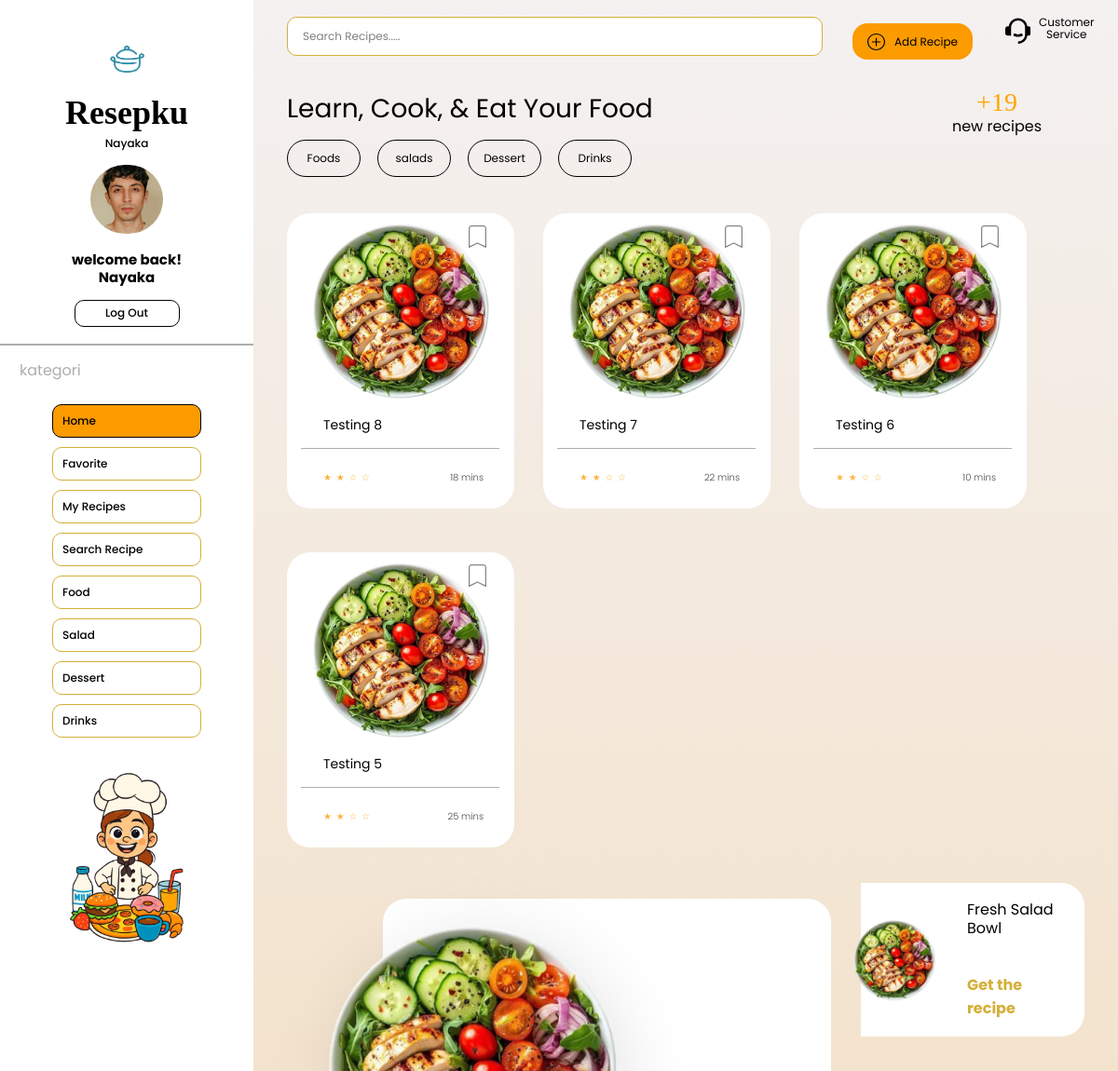
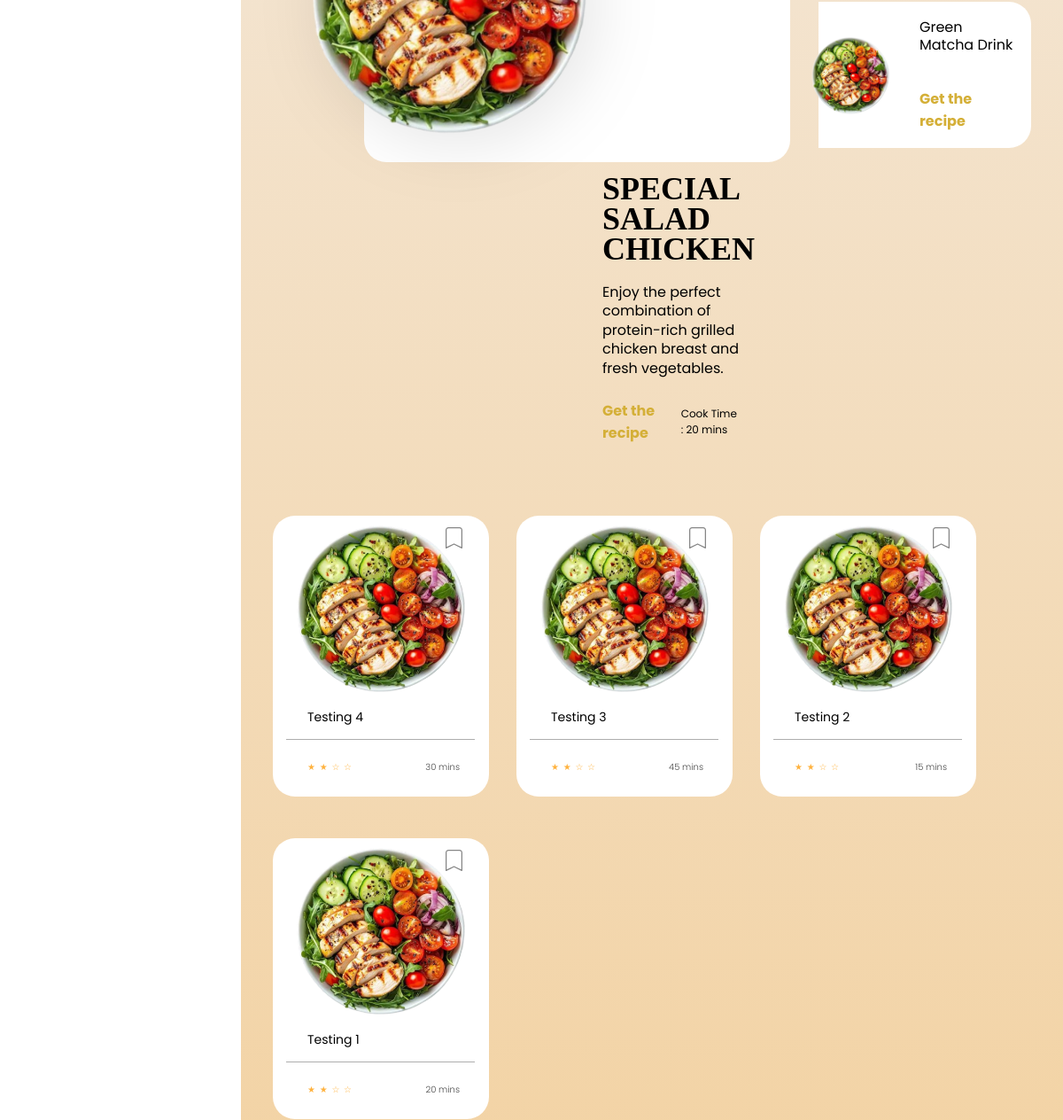
The app's page /home/index.php with its own data (2 pictures, top to bottom).
### tables this page shows
CREATE TABLE IF NOT EXISTS recipes (
    resep_id BIGINT UNSIGNED AUTO_INCREMENT PRIMARY KEY,
    pengguna_id BIGINT UNSIGNED NOT NULL,
    nama_resep VARCHAR(255) NOT NULL,
    deskripsi TEXT,
    langkah_resep TEXT,
    waktu_memasak INT,
    porsi INT,
    foto_resep VARCHAR(255) NULL,
    kategori VARCHAR(100) NULL,
    tingkat_kesulitan ENUM('mudah','sedang','sulit') NOT NULL DEFAULT 'sedang',
    dibuat_pada TIMESTAMP DEFAULT CURRENT_TIMESTAMP,
    CONSTRAINT recipes_pengguna_fk FOREIGN KEY (pengguna_id) REFERENCES pengguna(pengguna_id) ON DELETE CASCADE
);

### config/helpers.php (called while the page is built, shortened)
<?php
function e(?string $value): string
{
    return htmlspecialchars((string) $value, ENT_QUOTES, 'UTF-8');
}

### config/db.php (called while the page is built, shortened)
<?php
function db(): PDO
{
    $host = env('DB_HOST', '127.0.0.1');
    $port = env('DB_PORT', '3306');
    $database = env('DB_DATABASE', 'resepku');
    $username = env('DB_USERNAME', 'root');
    $password = env('DB_PASSWORD', '');
    $dsn = "mysql:host={$host};port={$port};dbname={$database};charset=utf8mb4";
    $pdo = new PDO($dsn, $username, $password, [
        PDO::ATTR_ERRMODE => PDO::ERRMODE_EXCEPTION,
        PDO::ATTR_DEFAULT_FETCH_MODE => PDO::FETCH_ASSOC,
        PDO::ATTR_EMULATE_PREPARES => false,
    ]);
    return $pdo;
}

### data/recipe_repository.php (called while the page is built, shortened)
<?php
require_once __DIR__ . '/../config/db.php';
function recipe_asset_path(?string $path): string
{
    $path = trim((string) $path);
    return '../' . ltrim($path, '/');
}
function recipe_row_to_card(array $row): array
{
    $id = (int) ($row['resep_id'] ?? 0);
    $title = (string) ($row['nama_resep'] ?? '');
    $image = recipe_asset_path($row['foto_resep'] ?? null);
    return [
        'id' => $id,
        'title' => $title !== '' ? $title : 'Untitled Recipe',
        'slug' => $row['slug'] ?? ($id > 0 ? 'recipe-' . $id : 'recipe-preview'),
        'image' => $image,
        'author' => $row['author'] ?? 'ResepKu Team',
        'author_avatar' => recipe_asset_path($row['author_avatar'] ?? '../assets/img/home-profile.png'),
        'cook_time' => recipe_format_cook_time($row['waktu_memasak'] ?? null),
        'servings' => recipe_format_servings($row['porsi'] ?? null),
        'difficulty' => recipe_format_difficulty($row['tingkat_kesulitan'] ?? null),
        'rating' => isset($row['rating_value']) ? (float) $row['rating_value'] : 0.0,
        'summary' => (string) ($row['summary'] ?? ''),
        'description' => (string) ($row['deskripsi'] ?? ''),
        'ingredients' => $row['ingredients'] ?? [],
        'tools' => $row['tools'] ?? [],
        'steps' => $row['steps'] ?? [],
        'category' => (string) ($row['kategori'] ?? ''),
        'related' => $row['related'] ?? [],
    ];
}
function recipe_format_cook_time(mixed $minutes): string
{
    return ((int) $minutes) . ' mins';
}
function recipe_format_servings(mixed $servings): string
{
    $servings = (int) $servings;
    return $servings . ($servings === 1 ? ' serving' : ' servings');
}
function recipe_format_difficulty(mixed $difficulty): string
{
    return match ((string) $difficulty) {
        'mudah' => 'Easy',
        'sedang' => 'Medium',
        'sulit' => 'Hard',
        default => '-',
    };
}
function recipe_parse_list(?string $value): array
{
    $value = trim((string) $value);
    $parts = preg_split('/\r\n|\r|\n/', $value);
    $items = [];
    foreach ($parts as $part) {
        $item = trim(preg_replace('/^\s*[-•\d.\)]\s*/', '', (string) $part));
        if ($item !== '') {
            $items[] = $item;
        }
    }
    return $items;
}
function recipe_catalog_from_db(int $limit = 8): array
{
    $sql = <<<SQL
        SELECT
            r.resep_id,
            r.nama_resep,
            r.foto_resep,
            r.waktu_memasak,
            r.porsi,
            r.tingkat_kesulitan,
            r.kategori,
            r.deskripsi,
            r.langkah_resep,
            p.nama_pengguna AS author_name,
            p.foto_profil AS author_avatar
        FROM recipes r
        INNER JOIN pengguna p ON p.pengguna_id = r.pengguna_id
        ORDER BY r.dibuat_pada DESC, r.resep_id DESC
        LIMIT :limit
    SQL;
    $stmt = db()->prepare($sql);
    $stmt->bindValue(':limit', $limit, PDO::PARAM_INT);
    $stmt->execute();
    $recipes = [];
    foreach ($stmt->fetchAll() as $row) {
        $recipes[] = recipe_row_to_card([
            'resep_id' => $row['resep_id'],
            'nama_resep' => $row['nama_resep'],
            'foto_resep' => $row['foto_resep'],
            'waktu_memasak' => $row['waktu_memasak'],
            'porsi' => $row['porsi'],
            'tingkat_kesulitan' => $row['tingkat_kesulitan'],
            'kategori' => $row['kategori'],
            'summary' => $row['deskripsi'] ?? '',
            'deskripsi' => $row['deskripsi'] ?? '',
            'author' => $row['author_name'] ?? 'ResepKu Team',
            'author_avatar' => $row['author_avatar'] ?? '../assets/img/home-profile.png',
            'ingredients' => [],
            'tools' => [],
            'steps' => recipe_parse_list($row['langkah_resep'] ?? ''),
        ]);
    }
    return $recipes;
}

### home/index.php (the view, shortened to what this page needs)
<?php
require_once __DIR__ . '/../config/helpers.php';
require_once __DIR__ . '/../data/recipe_repository.php';
$isGuest = !empty($_SESSION['guest_mode']) && empty($_SESSION['user']);
$userName = $isGuest ? 'Guest' : ($_SESSION['user']['name'] ?? 'Nayaka');
$recipes = recipe_catalog_from_db(8);
$topRecipes = array_slice($recipes, 0, 4);
$bottomRecipes = array_slice($recipes, 4, 4);
$featured = [
    'title' => 'Special Salad Chicken',
    'image' => '../assets/img/recipe-salad-hero.png',
    'summary' => 'Enjoy the perfect combination of protein-rich grilled chicken breast and fresh vegetables.',
    'cook_time' => '20 mins',
    'id' => null,
];
$sideRecipes = [
    [
        'title' => 'Fresh Salad Bowl',
        'image' => '../assets/img/recipe-salad-card.png',
        'id' => null,
    ],
    [
        'title' => 'Green Matcha Drink',
        'image' => '../assets/img/recipe-salad-card.png',
        'id' => null,
    ],
];
?>
<!DOCTYPE html>
<html lang="id">
<head>
    <link rel="stylesheet" href="../assets/css/style.css">
</head>
<body class="home-page">
    <aside class="home-sidebar" data-node-id="16:154">
        <div class="home-sidebar__brand">
            <img src="../assets/img/resepku-logo.png" alt="" class="home-sidebar__logo">
            <p class="home-sidebar__name">Resepku</p>
            <p class="home-sidebar__user"><?= e($userName) ?></p>
            <img src="../assets/img/home-profile.png" alt="" class="home-sidebar__avatar">
            <p class="home-sidebar__welcome">welcome back!<br><?= e($userName) ?></p>
            <a href="../auth/logout.php" class="home-sidebar__logout">Log Out</a>
        </div>
        <div class="home-sidebar__divider"></div>
        <p class="home-sidebar__label">kategori</p>
        <nav class="home-sidebar__nav" aria-label="Navigasi Home">
            <a class="is-active" href="#">Home</a>
            <a href="#">Favorite</a>
            <a href="#">My Recipes</a>
            <a href="#">Search Recipe</a>
            <a href="#">Food</a>
            <a href="#">Salad</a>
            <a href="#">Dessert</a>
            <a href="#">Drinks</a>
        </nav>
        <img src="../assets/img/chef-illustration.png" alt="" class="home-sidebar__chef">
    </aside>
    <main class="home-main" data-node-id="1:312">
        <header class="home-topbar">
            <input id="recipe-search" class="home-search" type="search" placeholder="Search Recipes.....">
            <a class="home-add" href="#">
                <img src="../assets/img/icon-add-recipe.svg" alt="">
                <span>Add Recipe</span>
            </a>
            <a class="home-cs" href="#">
                <img src="../assets/img/icon-cs.svg" alt="">
                <span>Customer<br>Service</span>
            </a>
        </header>
        <section class="home-hero">
            <div>
                <h1>Learn, Cook, &amp; Eat Your Food</h1>
                <div class="home-filters" aria-label="Kategori resep">
                    <button>Foods</button>
                    <button>salads</button>
                    <button>Dessert</button>
                    <button>Drinks</button>
                </div>
            </div>
            <div class="home-stats">
                <strong>+19</strong>
                <span>new recipes</span>
            </div>
        </section>
        <section class="recipe-grid" aria-label="Daftar resep">
            <?php foreach ($topRecipes as $recipe): ?>
                <article class="recipe-card" data-node-id="16:155">
                    <?php if (!empty($recipe['id'])): ?>
                        <a class="recipe-card__link" href="../resep/detail.php?id=<?= e((string) $recipe['id']) ?>">
                        </a>
                    <?php endif; ?>
                    <img class="recipe-card__image" src="<?= e($recipe['image']) ?>" alt="<?= e($recipe['title']) ?>">
                    <button class="recipe-card__bookmark" type="button" aria-label="Simpan resep">
                        <img src="../assets/img/icon-bookmark.svg" alt="">
                    </button>
                    <h2><?= e($recipe['title']) ?></h2>
                    <div class="recipe-card__line"></div>
                    <div class="recipe-card__meta">
                        <span class="recipe-card__stars">★ ★ ☆ ☆</span>
                        <span><?= e($recipe['cook_time']) ?></span>
                    </div>
                </article>
            <?php endforeach; ?>
        </section>
        <section class="home-content-row">
            <?php if ($featured): ?>
            <article class="feature-card" data-node-id="16:163">
                <img class="feature-card__image" src="<?= e($featured['image']) ?>" alt="<?= e($featured['title']) ?>">
                <div class="feature-card__body">
                    <h2><?= e($featured['title']) ?></h2>
                    <p><?= e($featured['summary']) ?></p>
                    <div class="feature-card__footer">
                        <a href="#">Get the recipe</a>
                        <span>Cook Time : <?= e($featured['cook_time']) ?></span>
                    </div>
                </div>
            </article>
            <?php endif; ?>
            <aside class="side-recipes" aria-label="Resep rekomendasi">
                <?php foreach ($sideRecipes as $recipe): ?>
                    <article>
                        <img src="<?= e($recipe['image']) ?>" alt="<?= e($recipe['title']) ?>">
                        <div>
                            <h3><?= e($recipe['title']) ?></h3>
                            <a href="../resep/detail.php?id=<?= e((string) $recipe['id']) ?>">Get the recipe</a>
                        </div>
                    </article>
                <?php endforeach; ?>
            </aside>
        </section>
        <section class="recipe-grid recipe-grid--bottom" aria-label="Resep lainnya">
            <?php foreach ($bottomRecipes as $recipe): ?>
                <article class="recipe-card" data-node-id="16:155">
                    <?php if (!empty($recipe['id'])): ?>
                        <a class="recipe-card__link" href="../resep/detail.php?id=<?= e((string) $recipe['id']) ?>">
                        </a>
                    <?php endif; ?>
                    <img class="recipe-card__image" src="<?= e($recipe['image']) ?>" alt="<?= e($recipe['title']) ?>">
                    <button class="recipe-card__bookmark" type="button" aria-label="Simpan resep">
                        <img src="../assets/img/icon-bookmark.svg" alt="">
                    </button>
                    <h2><?= e($recipe['title']) ?></h2>
                    <div class="recipe-card__line"></div>
                    <div class="recipe-card__meta">
                        <span class="recipe-card__stars">★ ★ ☆ ☆</span>
                        <span><?= e($recipe['cook_time']) ?></span>
                    </div>
                </article>
            <?php endforeach; ?>
        </section>
    </main>
</body>
</html>

### assets/css/base.css (style rules this page uses)
:root { --color-white: #ffffff; --color-gold: rgba(212, 175, 55, 0.95); --color-orange: rgba(255, 165, 1, 0.95); --font-main: "Poppins", sans-serif; --font-brand: "Brush Script MT", "Segoe Script", cursive; --recipe-card-min: 210px; --recipe-card-max: 244px; --recipe-grid-column-gap: 31px; --recipe-grid-row-gap: 30px; }
* { box-sizing: border-box; }
html, body { width: 100%; min-height: 100%; margin: 0; }
body { font-family: var(--font-main); }
button, input { font: inherit; }

### records on screen
recipes: nama_resep "Testing 8", cook_time "18 mins"
recipes: nama_resep "Testing 7", cook_time "22 mins"
recipes: nama_resep "Testing 6", cook_time "10 mins"
recipes: nama_resep "Testing 5", cook_time "25 mins"
recipes: nama_resep "Testing 4", cook_time "30 mins"
recipes: nama_resep "Testing 3", cook_time "45 mins"
recipes: nama_resep "Testing 2", cook_time "15 mins"
recipes: nama_resep "Testing 1", cook_time "20 mins"

### other values on screen
$userName "Nayaka"
$featured['title'] "SPECIAL SALAD CHICKEN"
$featured['summary'] "Enjoy the perfect combination of protein-rich grilled chicken breast and fresh vegetables."
$featured['cook_time'] "20 mins"
$recipe['title'] "Fresh Salad Bowl"
$recipe['title'] "Green Matcha Drink"
